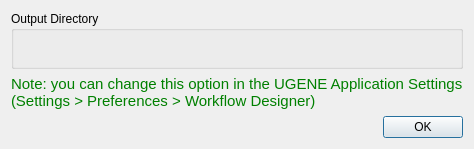
<?xml version="1.0" encoding="UTF-8"?>
<ui version="4.0">
 <class>StartupDialog</class>
 <widget class="QDialog" name="StartupDialog">
  <property name="geometry">
   <rect>
    <x>0</x>
    <y>0</y>
    <width>400</width>
    <height>149</height>
   </rect>
  </property>
  <property name="windowTitle">
   <string>Choose Output Directory</string>
  </property>
  <layout class="QVBoxLayout" name="verticalLayout">
   <item>
    <widget class="QGroupBox" name="box">
     <property name="title">
      <string>Output Directory</string>
     </property>
    </widget>
   </item>
   <item>
    <widget class="QLabel" name="label">
     <property name="sizePolicy">
      <sizepolicy hsizetype="Preferred" vsizetype="Maximum">
       <horstretch>0</horstretch>
       <verstretch>0</verstretch>
      </sizepolicy>
     </property>
     <property name="font">
      <font>
       <pointsize>11</pointsize>
      </font>
     </property>
     <property name="styleSheet">
      <string notr="true">color: green;</string>
     </property>
     <property name="text">
      <string>Note: you can change this option in the UGENE Application Settings
(Settings &gt; Preferences &gt; Workflow Designer)</string>
     </property>
     <property name="textFormat">
      <enum>Qt::PlainText</enum>
     </property>
     <property name="alignment">
      <set>Qt::AlignJustify|Qt::AlignVCenter</set>
     </property>
    </widget>
   </item>
   <item>
    <widget class="QDialogButtonBox" name="buttons">
     <property name="orientation">
      <enum>Qt::Horizontal</enum>
     </property>
     <property name="standardButtons">
      <set>QDialogButtonBox::Ok</set>
     </property>
    </widget>
   </item>
  </layout>
 </widget>
 <resources/>
 <connections>
  <connection>
   <sender>buttons</sender>
   <signal>rejected()</signal>
   <receiver>StartupDialog</receiver>
   <slot>reject()</slot>
   <hints>
    <hint type="sourcelabel">
     <x>316</x>
     <y>260</y>
    </hint>
    <hint type="destinationlabel">
     <x>286</x>
     <y>274</y>
    </hint>
   </hints>
  </connection>
 </connections>
</ui>
